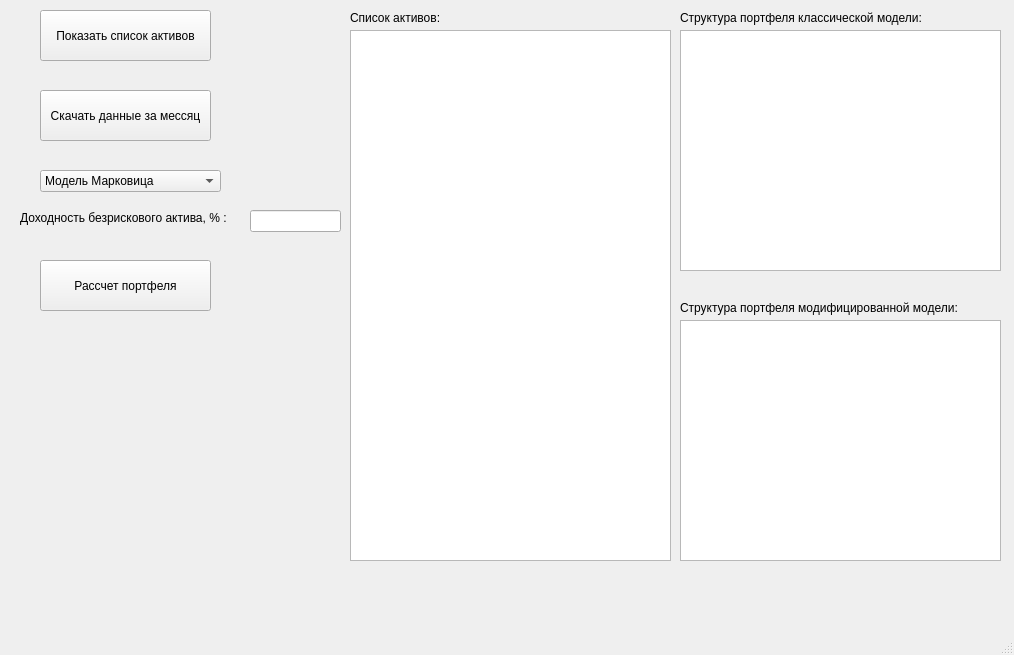
<?xml version="1.0" encoding="UTF-8"?>
<ui version="4.0">
 <class>MainWindow</class>
 <widget class="QMainWindow" name="MainWindow">
  <property name="geometry">
   <rect>
    <x>0</x>
    <y>0</y>
    <width>1014</width>
    <height>655</height>
   </rect>
  </property>
  <property name="windowTitle">
   <string>Формирование инвестиционного портфеля</string>
  </property>
  <widget class="QWidget" name="centralwidget">
   <widget class="QPushButton" name="btnReadData">
    <property name="geometry">
     <rect>
      <x>40</x>
      <y>10</y>
      <width>171</width>
      <height>51</height>
     </rect>
    </property>
    <property name="text">
     <string>Показать список активов</string>
    </property>
   </widget>
   <widget class="QTableWidget" name="table">
    <property name="geometry">
     <rect>
      <x>350</x>
      <y>30</y>
      <width>321</width>
      <height>531</height>
     </rect>
    </property>
    <attribute name="horizontalHeaderStretchLastSection">
     <bool>true</bool>
    </attribute>
   </widget>
   <widget class="QPushButton" name="btnProcess">
    <property name="geometry">
     <rect>
      <x>40</x>
      <y>260</y>
      <width>171</width>
      <height>51</height>
     </rect>
    </property>
    <property name="text">
     <string>Рассчет портфеля</string>
    </property>
   </widget>
   <widget class="QTableWidget" name="tblProcessed">
    <property name="geometry">
     <rect>
      <x>680</x>
      <y>30</y>
      <width>321</width>
      <height>241</height>
     </rect>
    </property>
   </widget>
   <widget class="QComboBox" name="comboBox">
    <property name="geometry">
     <rect>
      <x>40</x>
      <y>170</y>
      <width>181</width>
      <height>22</height>
     </rect>
    </property>
    <item>
     <property name="text">
      <string>Модель Марковица</string>
     </property>
    </item>
    <item>
     <property name="text">
      <string>Модель Шарпа</string>
     </property>
    </item>
    <item>
     <property name="text">
      <string>Рыночный портфель</string>
     </property>
    </item>
   </widget>
   <widget class="QLineEdit" name="lineEdit">
    <property name="geometry">
     <rect>
      <x>250</x>
      <y>210</y>
      <width>91</width>
      <height>22</height>
     </rect>
    </property>
   </widget>
   <widget class="QLabel" name="label">
    <property name="geometry">
     <rect>
      <x>20</x>
      <y>210</y>
      <width>231</width>
      <height>16</height>
     </rect>
    </property>
    <property name="text">
     <string>Доходность безрискового актива, % :</string>
    </property>
   </widget>
   <widget class="QPushButton" name="btnReadData_2">
    <property name="geometry">
     <rect>
      <x>40</x>
      <y>90</y>
      <width>171</width>
      <height>51</height>
     </rect>
    </property>
    <property name="text">
     <string>Скачать данные за мессяц</string>
    </property>
   </widget>
   <widget class="QTableWidget" name="tblProcessed_2">
    <property name="geometry">
     <rect>
      <x>680</x>
      <y>320</y>
      <width>321</width>
      <height>241</height>
     </rect>
    </property>
   </widget>
   <widget class="QLabel" name="label_2">
    <property name="geometry">
     <rect>
      <x>350</x>
      <y>10</y>
      <width>111</width>
      <height>16</height>
     </rect>
    </property>
    <property name="text">
     <string>Список активов:</string>
    </property>
   </widget>
   <widget class="QLabel" name="label_3">
    <property name="geometry">
     <rect>
      <x>680</x>
      <y>10</y>
      <width>271</width>
      <height>16</height>
     </rect>
    </property>
    <property name="text">
     <string>Структура портфеля классической модели:</string>
    </property>
   </widget>
   <widget class="QLabel" name="label_4">
    <property name="geometry">
     <rect>
      <x>680</x>
      <y>300</y>
      <width>311</width>
      <height>16</height>
     </rect>
    </property>
    <property name="text">
     <string>Структура портфеля модифицированной модели:</string>
    </property>
   </widget>
  </widget>
  <widget class="QMenuBar" name="menubar">
   <property name="geometry">
    <rect>
     <x>0</x>
     <y>0</y>
     <width>1014</width>
     <height>26</height>
    </rect>
   </property>
  </widget>
  <widget class="QStatusBar" name="statusbar"/>
 </widget>
 <resources/>
 <connections/>
</ui>
